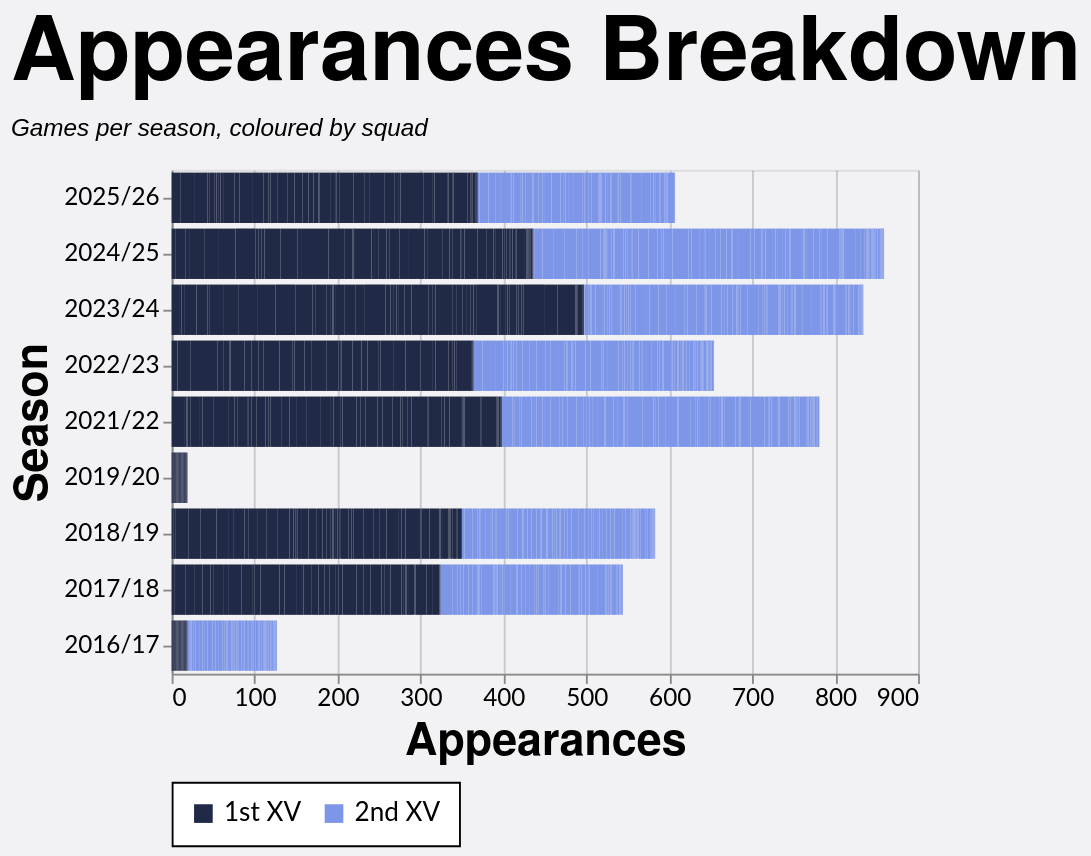

The specification (Vega-Lite) saved for this image:
### Vega-Lite specification from a JSON file in a GitHub repository (floating-point values rounded to 4 significant figures; data arrays with more than 128 entries replaced by an {"elided": "..."} marker saying what was removed)
{"config": {"axis": {"labelFont": "Lato, sans-serif", "titleFont": "PT Sans Narrow, Helvetica Neue, Helvetica, Arial, sans-serif", "labelFontSize": 13, "titleFontSize": 24, "gridColor": "#202947", "gridOpacity": 0.2}, "header": {"labelFont": "PT Sans Narrow, Helvetica Neue, Helvetica, Arial, sans-serif", "titleFont": "PT Sans Narrow, Helvetica Neue, Helvetica, Arial, sans-serif", "labelFontSize": 24, "titleFontSize": 28, "labelFontWeight": "bold", "orient": "left"}, "legend": {"labelFont": "Lato, sans-serif", "titleFont": "PT Sans Narrow, Helvetica Neue, Helvetica, Arial, sans-serif", "labelFontSize": 14, "titleFontSize": 16, "titlePadding": 5, "fillColor": "white", "strokeColor": "black", "padding": 10, "titleFontWeight": "lighter", "titleFontStyle": "italic", "titleColor": "gray", "offset": 10}, "title": {"font": "PT Sans Narrow, Helvetica Neue, Helvetica, Arial, sans-serif", "fontSize": 48, "fontWeight": "bold", "anchor": "start", "align": "center", "titlePadding": 20, "subtitlePadding": 10, "subtitleFontSize": 13, "subtitleColor": "", "subtitleFontStyle": "italic", "offset": 15, "color": "black"}, "axisX": {"labelAngle": 0}, "facet": {"title": null, "header": null, "align": {"row": "each", "column": "each"}}, "resolve": {"scale": {"y": "independent", "facet": "independent"}}, "background": "#f2f1f4"}, "data": {"name": "data-0a21574d1e5fd14da14f5fc1cbed0a38"}, "mark": {"type": "bar"}, "encoding": {"color": {"field": "color_value", "legend": {"orient": "bottom", "title": null}, "scale": {"range": ["#202946", "#7d96e8", "#99151520"]}, "sort": ["1st XV", "2nd XV", "Unknown"], "type": "nominal"}, "tooltip": [{"field": "player", "title": "Player", "type": "nominal"}, {"field": "season", "title": "Season", "type": "nominal"}, {"field": "color_value", "title": "Group", "type": "nominal"}, {"aggregate": "sum", "field": "apps", "title": "Appearances", "type": "quantitative"}], "x": {"aggregate": "sum", "field": "apps", "title": "Appearances", "type": "quantitative"}, "y": {"field": "season", "sort": {"field": "season_sort", "op": "max", "order": "descending"}, "title": "Season", "type": "nominal"}}, "height": {"step": 30}, "title": {"text": "Appearances Breakdown", "subtitle": "Games per season, coloured by squad"}, "width": 400, "$schema": "https://vega.github.io/schema/vega-lite/v5.20.1.json", "datasets": {"data-0a21574d1e5fd14da14f5fc1cbed0a38": {"elided": "2355 records"}}}
